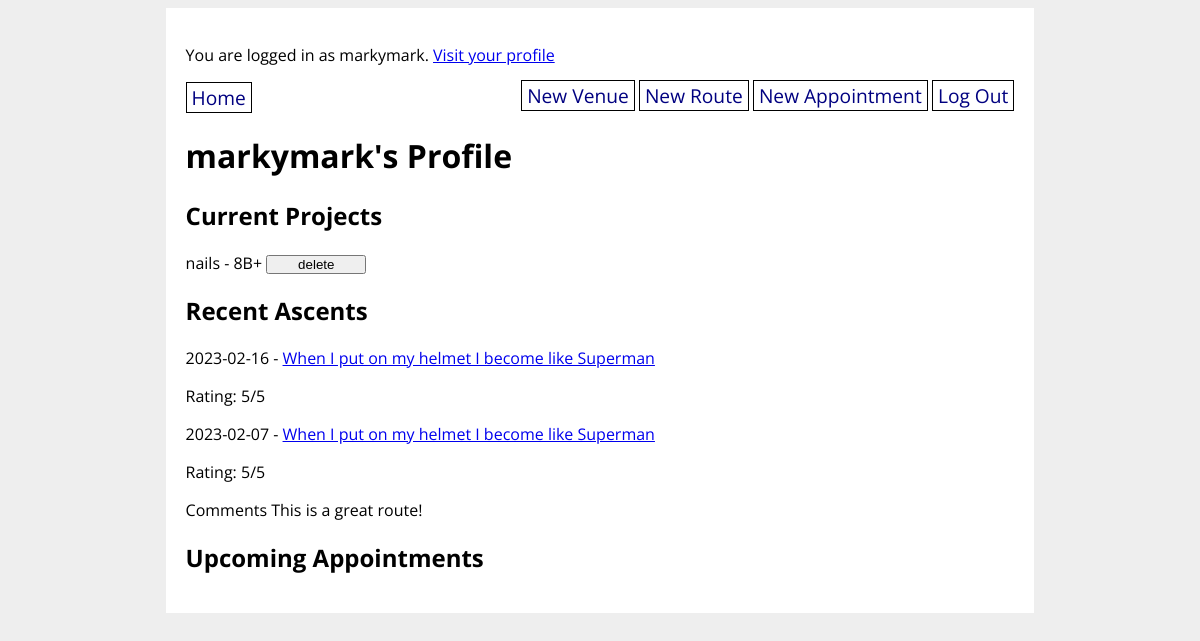
The app's page /profile/3 (signed in), older data.
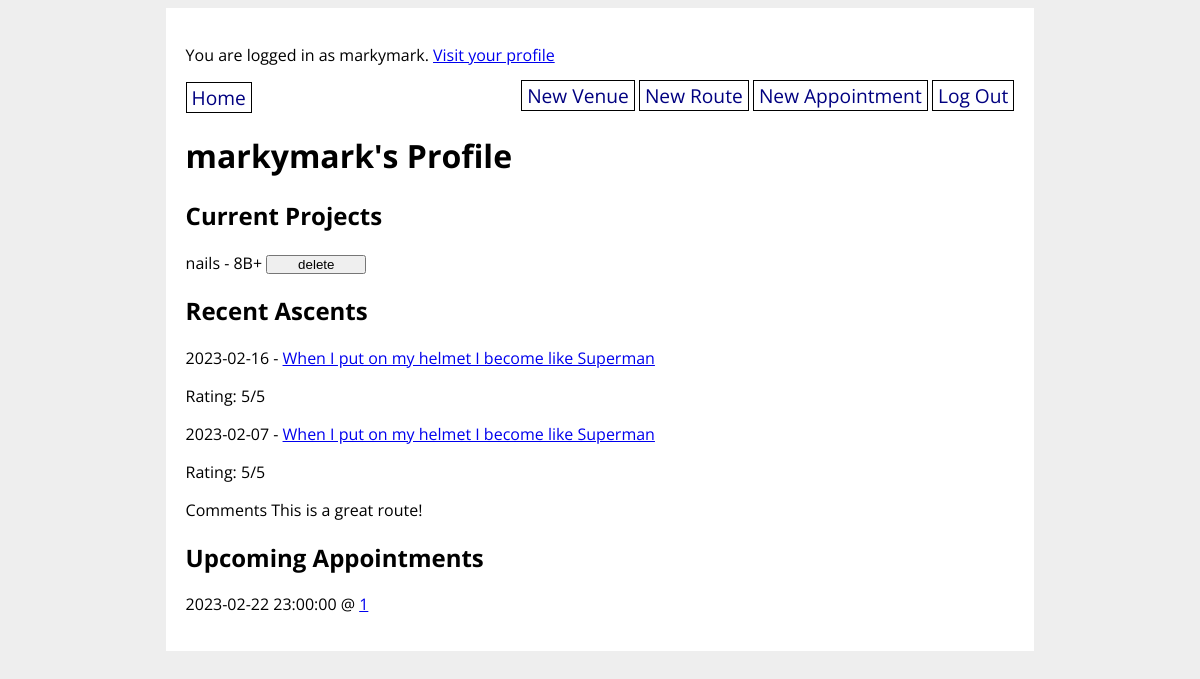
The same page, newer data.
### climbunity_app/models.py (models this page shows, shortened)
class User(UserMixin, db.Model):
    id = db.Column(db.Integer, primary_key=True)
    username = db.Column(db.String(80), nullable=False, unique=True)
    password = db.Column(db.String(200), nullable=False)
    email = db.Column(db.String(200), nullable=False)
    first_name = db.Column(db.String(50), nullable=False)
    last_name = db.Column(db.String(50), nullable=False)
    address = db.Column(db.String(200), nullable=False)
    has_gear = db.Column(db.Boolean, nullable=False)
    user_projects = db.relationship('Route',
        secondary='user_project_lists', back_populates='projecting_users'
    )
    user_appointments = db.relationship('Appointment',
        secondary='appointment_guests', back_populates='appointment_attendants')

class Route(db.Model):
    id = db.Column(db.Integer, primary_key=True)
    venue_id = db.Column(db.Integer, db.ForeignKey('venue.id'), nullable=False)
    setter_id = db.Column(db.Integer, db.ForeignKey('user.id'))
    name = db.Column(db.String(80), nullable=False)
    grade = db.Column(db.String(10), nullable=False)
    photo_url = db.Column(URLType)
    route_set_date = db.Column(db.Date)
    route_takedown_date = db.Column(db.Date)
    projecting_users = db.relationship('User',
        secondary='user_project_lists', back_populates='user_projects'
    )
    ascents_on_route = db.relationship('Ascent',
        secondary='route_ascent_lists', back_populates='routes_ascended')

class Ascent(db.Model):
    id = db.Column(db.Integer, primary_key=True)
    user_id = db.Column(db.Integer, db.ForeignKey('user.id'), nullable=False)
    route_id = db.Column(db.Integer, db.ForeignKey('route.id'), nullable=False)
    send_date = db.Column(db.Date)
    send_type = db.Column(db.Enum(SendType))
    send_rating = db.Column(db.Integer)
    send_comments = db.Column(db.String)
    routes_ascended = db.relationship('Route',
        secondary="route_ascent_lists", back_populates='ascents_on_route'
    )

class Appointment(db.Model):
    id = db.Column(db.Integer, primary_key=True)
    created_by = db.Column(db.Integer, db.ForeignKey('user.id'), nullable=False)
    venue_id = db.Column(db.Integer, db.ForeignKey('venue.id'), nullable=False)
    appointment_datetime = db.Column(db.DateTime, nullable=False)
    appointment_attendants = db.relationship('User',
        secondary='appointment_guests', back_populates='user_appointments'
    )
    appointment_venues = db.relationship('Venue',
        secondary='venue_bookings', back_populates='booked_appointments'
    )

### climbunity_app/main/routes.py (the view)
@main.route('/profile/<user_id>', methods=['GET', 'POST'])
def user_detail(user_id):
    user = User.query.get(user_id)
    ascents = Ascent.query.filter_by(user_id=user_id).limit(5).all()
    for ascent in ascents:
        print(ascent)
    if current_user.id == user.id:
        return render_template('user_detail.html', ascents=ascents, user=user)
    else:
        user = User.query.get(user_id)
        return render_template('user_detail.html', ascents=ascents, user=user)

### climbunity_app/extensions.py (called while the page is built)
@login_manager.user_loader
def load_user(user_id):
    return User.query.get(user_id)

### climbunity_app/templates/user_detail.html (shortened to what this page needs)
{% extends 'base.html' %}
{% block content %}
<h1> {{ user.username }}'s Profile</h1>
<h2>Current Projects</h2>
{% if user.user_projects %}
    {% for route in user.user_projects%}
        <div>{{ route.name }} - {{ route.grade }}
            <form style="display: inline;" method="POST" action="/remove_from_project_list/{{ route.id }}">
                <input style="margin: 0; padding: 0;" type="submit" value="delete"/>
            </form>
        </div>
    {% endfor %}
{% else %}
<p>No projects are currently being tracked.</p>
{% endif %}
<h2>Recent Ascents</h2>
{% if ascents %}
    <div>
        {% for ascent in ascents %}
            <p>{{ ascent.send_date }} - <a href="/route/{{ ascent.route_id }}" >{{ ascent.routes_ascended[0].name }}</a></p>
            {% if ascent.send_rating %}
                <p>Rating: {{ ascent.send_rating }}/5</p>
            {% endif %}
            {% if ascent.send_comments %}
                <p>Comments {{ ascent.send_comments }}</p>
            {% endif %}
        {% endfor %}
    </div>
{% else %}
    {% if current_user.id == user.id %}
        You haven't logged any ascents yet!
    {% else %}
        {{ user.first_name }} {{ user.last_name }} has not logged any ascents yet!
    {% endif %}
{% endif %}
{% if user.id == current_user.id %}
    <h2>Upcoming Appointments</h2>
    {% if user.user_appointments %}
        <div>
            {% for appointment in user.user_appointments %}
                <p>{{ appointment.appointment_datetime }} @ <a href="/venue/{{ appointment.venue_id }}" >{{ appointment.venue_id }}</a></p>
            {% endfor %}
        </div>
    {% endif %}
{% endif %}
{% endblock %}

### climbunity_app/templates/base.html (shortened to what this page needs)
<!DOCTYPE html>
<html>
    <head>
        <link rel="stylesheet" href="/static/style.css">
    </head>
    <body>
        <div id="content">
            {% if current_user.is_authenticated %}
                <p>You are logged in as {{ current_user.username }}. <a href="/profile/{{ current_user.id }}">Visit your profile</a></p>
            {% endif %}
            <nav>
                <a href="/">Home</a>
                <div>
                    {% if current_user.is_authenticated %}
                        <a href="/new_venue">New Venue</a>
                        <a href="/new_route">New Route</a>
                        <a href="/new_appointment">New Appointment</a>
                        <a href="/logout">Log Out</a>
                    {% else %}
                        <a href="/signup">Sign Up</a>
                        <a href="/login">Log In</a>
                    {% endif %}
                </div>
            </nav>
            {% block content %}{% endblock %}
        </div>
    </body>
</html>

### climbunity_app/static/style.css (style rules this page uses)
body { display: flex; flex-direction: column; align-items: center; background-color: #eee; font-family: 'Open Sans', sans-serif; }
#content { width: 70%; background-color: white; padding: 20px; }
nav { width: 100%; display: flex; flex-direction: row; justify-content: space-between; }
nav a { color: navy; text-decoration: none; border: 1px solid black; padding: 1px 5px; font-size: 1.2em; }
input[type=submit] { width: 100px; align-self: flex-end; }

Row changes from the older to the newer data that the page shows:
added Appointment: appointment_datetime "2023-02-22 23:00:00", venue_id "1"
